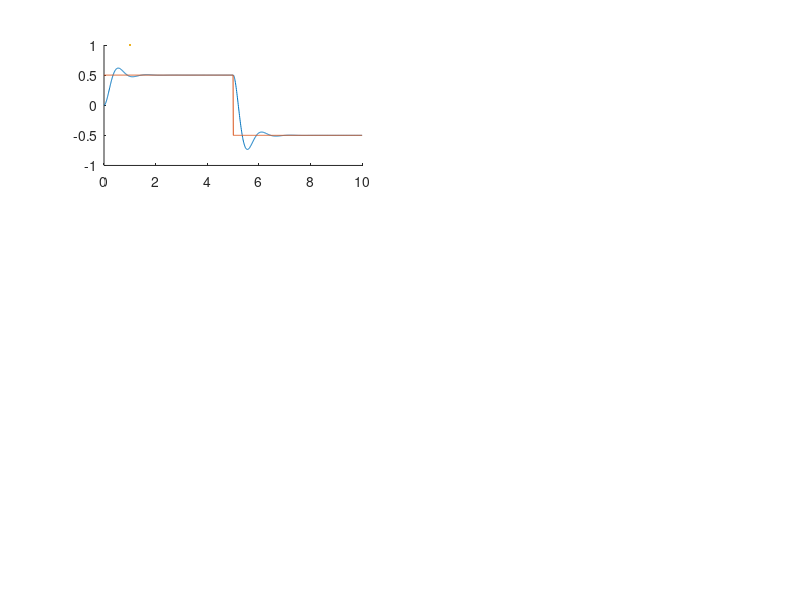

Recreate this plot in MATLAB. (Note: this script raises an error after producing the figure.)
clc;
clear all;
close all;

%% Variable
% BASE
Kg = 33.3; % total gear ratio
Km = 0.0401; % motor constant (Nm/amp)
Rm = 19.2; % armature resistance (ohms)
K_ptheta = [10, 20, 5, 10, 10, 10];
K_dtheta = [0, 0, 0, 1, -1, -0.5];

% RIGID ARM
J_hub = 0.0005; % base inertia (Kgm^2)
J_extra = 0.2*0.2794^2; % extra mass (Kgm^2)
J_load = 0.0015; % load inertia of bar (Kgm^2)
J = J_hub + J_load + J_extra; % total inertia (Kgm^2)

zeta = ((Kg^2*Km^2)+(K_dtheta*Kg*Km))./(2*sqrt(K_ptheta*Kg*Km*J*Rm));

step_amp = 0.5;

t1 = 0:0.01:5;
u1 = step_amp * ones(size(t1));
max_overshoot = exp((-zeta.*pi) ./ sqrt(1-zeta.^2));
%const1 = step_amp * ones(size(t1));
t2 = 5.01:0.01:10;
u2 = -1*step_amp * ones(size(t2));
%const2 = -1*step_amp * ones(size(t2));
t = [t1, t2];
u = [u1, u2];
%const = [const1, const2];
%% Equations, Closed Loop System and Step Response
figure;
for i = 1:length(K_ptheta)
    n1 = (K_ptheta(i)*Kg*Km) / (J*Rm);
    d2 = 1;
    d1 = (Kg^2*Km^2) / (J*Rm) + (K_dtheta(i)*Kg*Km) / (J*Rm);
    d0 = (K_ptheta(i)*Kg*Km) / (J*Rm);

    num = n1;
    den = [d2 d1 d0];
    sysTF = tf(num, den);
    
    y = lsim(sysTF, u, t);
    %y2 = lsim(sysTF, u2, t2);
    

    subplot(3, 2, i);
    hold on;
    plot(t, y);
    plot(t, u, LineWidth=1);

    yline(0.475,':k');
    yline(0.525,':k');
    xline(1,'--r')
    yline(-0.475,':k');
    yline(-0.525,':k');
    xline(6,'--r')

    yline(0.4,'--k');
    yline(0.6,'--k');
    yline(-0.4,'--k');
    yline(-0.6,'--k');


    title(['K1 = ', num2str(K_ptheta(i)), ', K3 = ', num2str(K_dtheta(i))]);
    xlabel('Time');
    ylabel('Output');
    legend('Arm', 'Amp','5% Settling Time','Max Overshoot');
    grid on;
end

K_ptheta = 15;
K_dtheta = 1;


    n1 = (K_ptheta*Kg*Km) / (J*Rm);
    d2 = 1;
    d1 = (Kg^2*Km^2) / (J*Rm) + (K_dtheta*Kg*Km) / (J*Rm);
    d0 = (K_ptheta*Kg*Km) / (J*Rm);

    num = n1;
    den = [d2 d1 d0];
    sysTF = tf(num, den);
    
    y = lsim(sysTF, u, t);

    figure();
    hold on;
    plot(t,y);
   plot(t, u, LineWidth=1);

    yline(0.475,':k');
    yline(0.525,':k');
    xline(1,'--r')
    yline(-0.475,':k');
    yline(-0.525,':k');
    xline(6,'--r')

    yline(0.4,'--k');
    yline(0.6,'--k');
    yline(-0.4,'--k');
    yline(-0.6,'--k');


    title(['K1 = ', num2str(K_ptheta), ', K3 = ', num2str(K_dtheta)]);
    xlabel('Time');
    ylabel('Output');
    legend('Arm', 'Amp','5% Settling Time','Max Overshoot');
    grid on;
